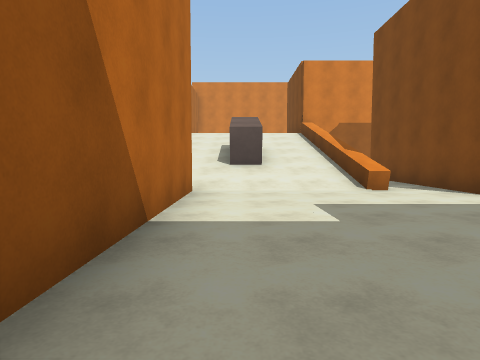
[1] (above)

19 first-person views from a walk through a Unity game level. The camera is 1.2 m above the floor, tilts 4° down and sees 75° across. The floor is counted in squares, 2 m on a side. Each view is taken from the middle of a square. On the plan, view 1 faces up. The plan holds only what a view shows up to about 9 squares ahead; the rest is blank. The place goes on beyond the plan. Door leaves are left out, so doorways stand open. Surface patterns are stand-ins for the level's own textures.

[2]
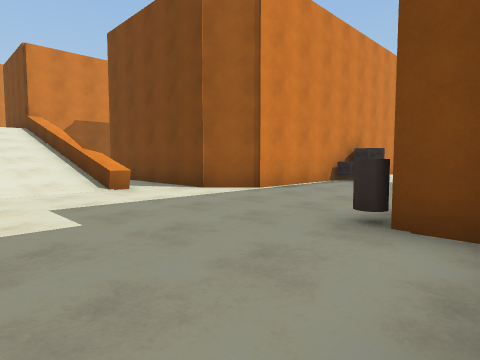

[3]
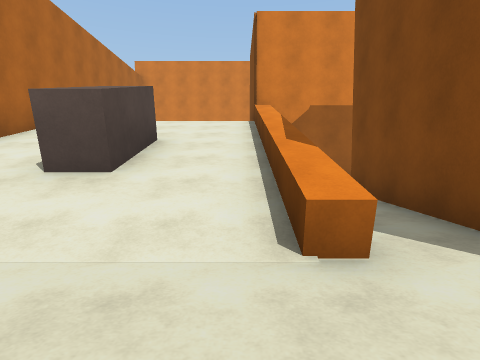

[4]
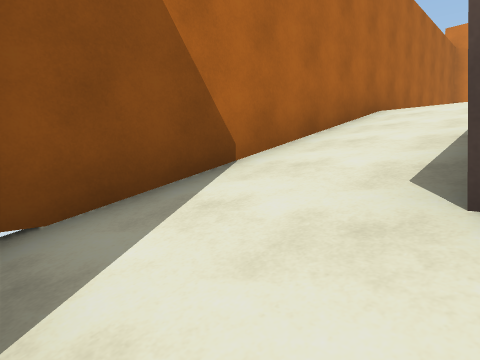

[5]
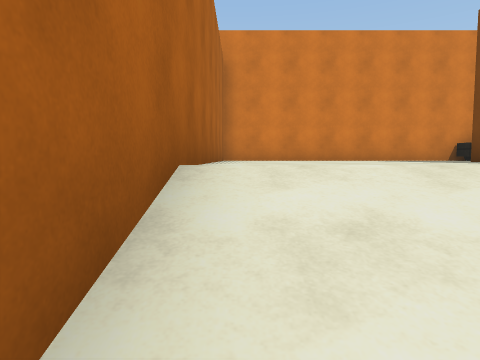

[6]
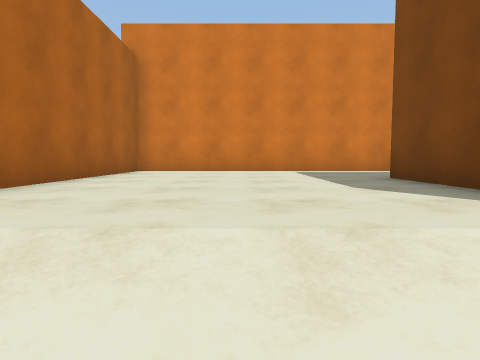

[7]
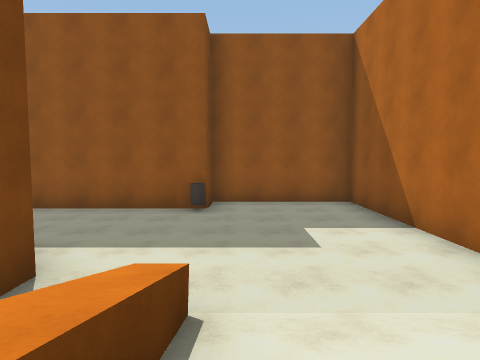

[8]
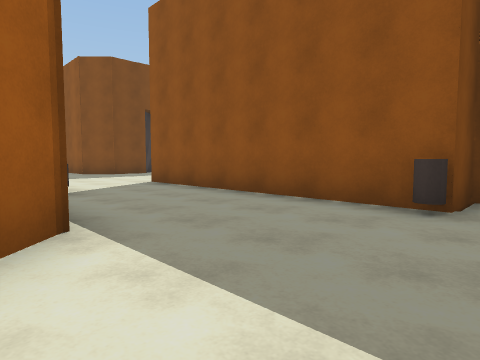

[9]
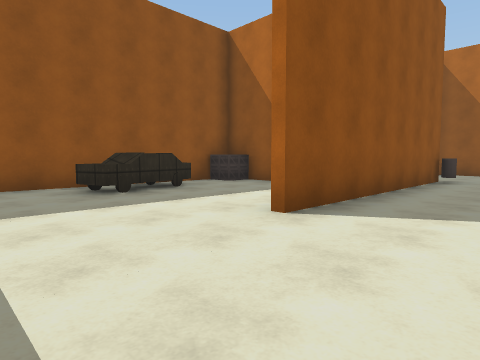

[10]
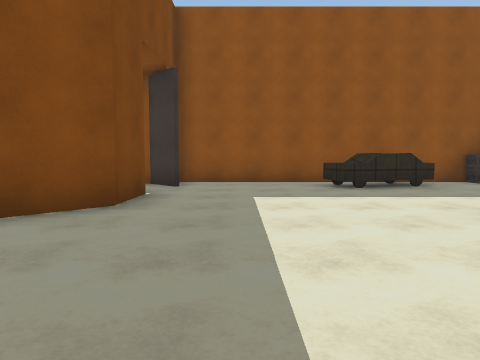

[11]
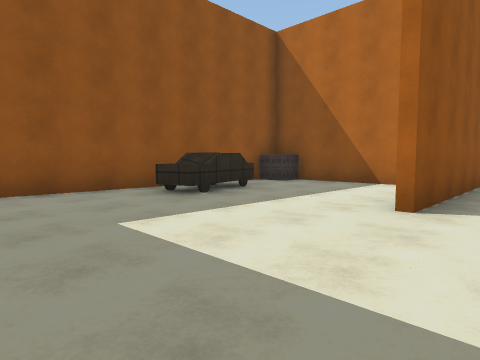

[12]
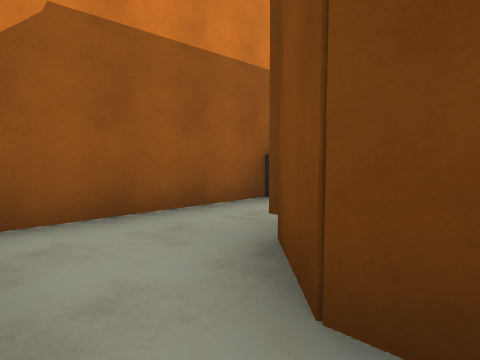

[13]
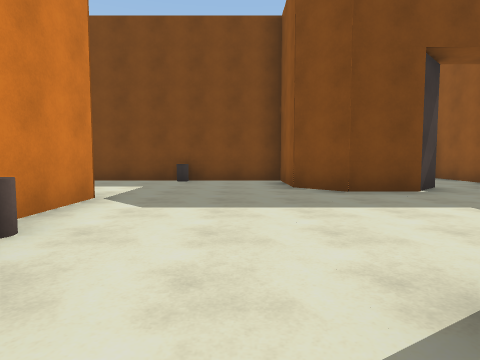

[14]
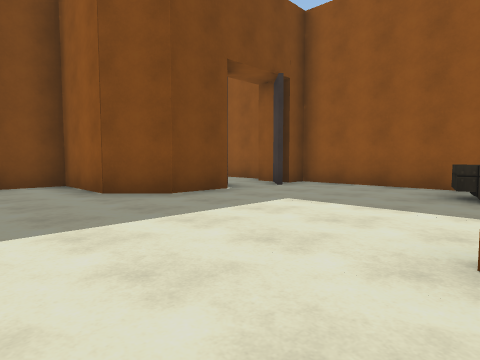

[15]
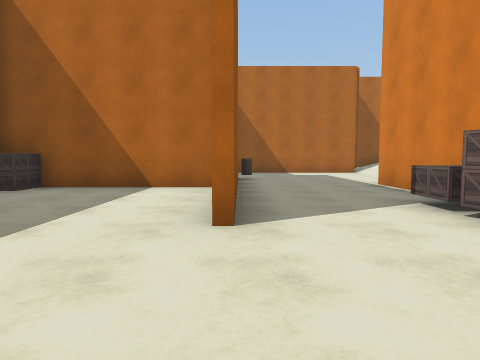

[16]
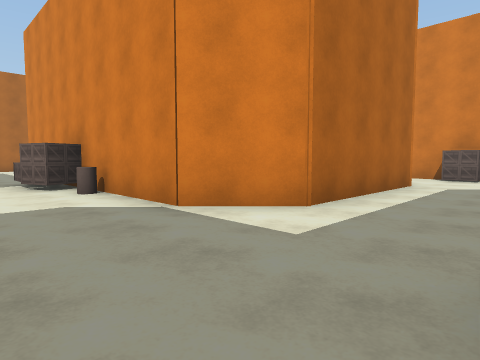

[17]
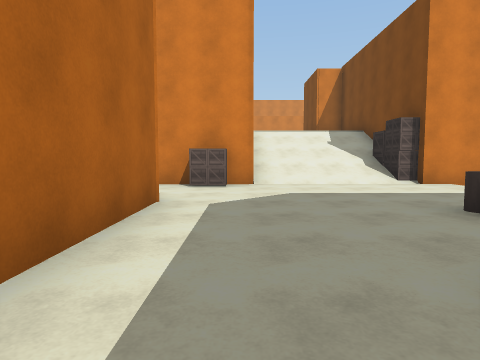

[18]
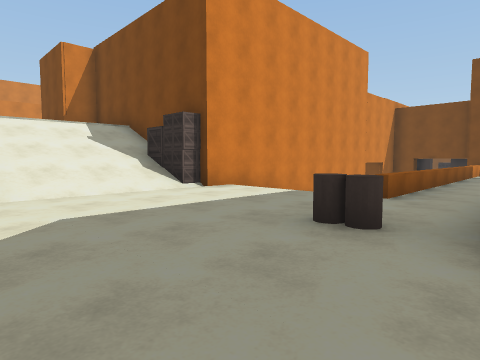

[19]
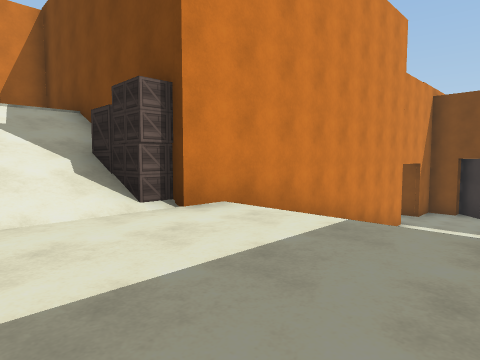

### Floor plan
Key: @ floor where view 1 was taken; # wall or solid block; . main floor; : floor 3 m higher than the main floor; / step, stairs or slope; = window, fence, low wall or low ledge; ^ raised ledge; B box; C car.
Columns run from 3 left of view 1 to 26 right of it. Each row starts with its distance up from view 1.
 19 ########
 18 #::::::CCC             #
 17 #::::::                #
 16 #:::::#            ////#
 15 #:::::#            ////#
 14 #:::::#            ///B
 13 #:::::#####     ###///BB######
 12 #/////....#     .B.....//////#
 11 #/////....      ......./
 10 #/////..#        ....../
  9 #//#//.##       #....../^=====
  8 #//#//.#        #............
  7 #/////.#        #....
  6 #.////.#        #...#
  5   #....####  ####...#
  4   #........BB#......#
  3   #.................#
  2   #.................#
  1   #...#######.....###
  0   #@..# #........##
 -1   ##### #........#
 -2         #........#
 -3         #B.CCC...#
 -4         ##########

Positions as (right, up) in squares from view 1, and headings:
1: (0, 0), facing up
2: (0, 0), facing up-right
3: (2, 4), facing up
4: (0, 6), facing up-left
5: (-2, 10), facing up
6: (0, 11), facing up
7: (2, 8), facing down
8: (2, 5), facing down-right
9: (12, 3), facing down-left
10: (12, 4), facing down
11: (13, 2), facing down-left
12: (3, 9), facing up-right
13: (8, 2), facing right
14: (9, 3), facing down-right
15: (12, 1), facing left
16: (16, 2), facing up-left
17: (15, 5), facing up
18: (15, 7), facing up-right
19: (17, 9), facing up-right
